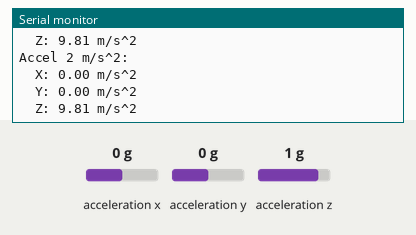
The sketch below on a simulated Arduino Zero (SAMD21). Parts: the last lines printed to the serial monitor. Inputs (shaded band) come from the test bench; at power-on: acceleration x 0 g, acceleration y 0 g, acceleration z 1 g.

Above: at 1.2 s.
1.3 s: acceleration x set to -1.4 g
At 1.9 s:
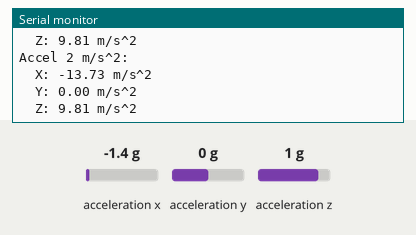
2.8 s: acceleration y set to -1.4 g
At 3.4 s:
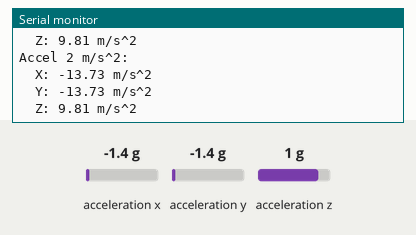
4.3 s: acceleration z set to -1.4 g
At 5.0 s:
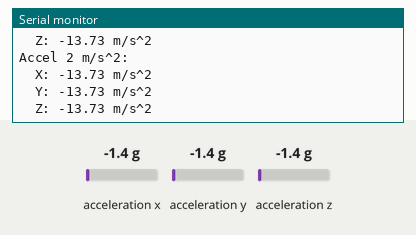

Measured:
- after the input at 1.3 s, the serial monitor: prints a new line after 0.21 s (image 1)
- after the input at 2.8 s, the serial monitor: prints a new line after 0.23 s (image 2)
- after the input at 4.3 s, the serial monitor: prints a new line after 0.24 s (image 3)

The sketch:

Accel_SPI_I2C_Simultaneous.ino
```cpp
#include <Wire.h>
#include <SPI.h>
#include <Adafruit_LIS3DH.h>
#include <Adafruit_Sensor.h>

#define LIS3DH_CLK 13
#define LIS3DH_MISO 12
#define LIS3DH_MOSI 11
#define LIS3DH_CS 10

//SPI (software)
Adafruit_LIS3DH lis1 = Adafruit_LIS3DH(LIS3DH_CS, LIS3DH_MOSI, LIS3DH_MISO, LIS3DH_CLK);
//I2C
Adafruit_LIS3DH lis2 = Adafruit_LIS3DH();

#if defined(ARDUINO_ARCH_SAMD)
// for Zero, output on USB Serial console, remove line below if using programming port to program the Zero!
   #define Serial SerialUSB
#endif


void setup() {
   #ifndef ESP8266
     while (!Serial);     // will pause Zero, Leonardo, etc until serial console opens
   #endif


  Serial.begin(9600);
  Serial.println("LIS3DH test!");


  if (! lis1.begin(0x18)) {   // change this to 0x19 for alternative i2c address
    Serial.println("Couldnt start");
    while (1);
  }
  Serial.println("LIS3DH #1 found!");


   if (! lis2.begin(0x18)) {   // change this to 0x19 for alternative i2c address
    Serial.println("Couldnt start");
    while (1);
  }
  Serial.println("LIS3DH #2 found!");


  lis1.setRange(LIS3DH_RANGE_8_G);   // 2, 4, 8 or 16 G for accel 1 (the SPI one)
  lis2.setRange(LIS3DH_RANGE_8_G);   // 2, 4, 8 or 16 G for accel 2 (the I2C one)
  Serial.print("Range for accel 1 = "); Serial.print(2 << lis1.getRange());
  Serial.println("G");
  Serial.print("Range for accel 2 = "); Serial.print(2 << lis2.getRange());
  Serial.println("G");
}

void loop() {
  //get raw x,y,z data:

  lis1.read();
  lis2.read();

  //print raw x,y,z data:

  //Accel 1:
  Serial.println("Accel 1 Raw: "); Serial.print("  X: "); Serial.println(lis1.x);
  Serial.print("  Y: "); Serial.println(lis1.y);
  Serial.print("  Z: "); Serial.println(lis1.z);
  //Accel 2:
  Serial.println("Accel 2 Raw: "); Serial.print("  X: "); Serial.println(lis1.x);
  Serial.print("  Y:  "); Serial.println(lis1.y);
  Serial.print("  Z:  "); Serial.println(lis1.z);


  //normalize raw data
  sensors_event_t event1;
  lis1.getEvent(&event1);
  sensors_event_t event2;
  lis2.getEvent(&event2);

  //print in m/s^2:

  //Accel 1:
  Serial.println("Accel 1 m/s^2: "); Serial.print("  X: "); Serial.print(event1.acceleration.x); Serial.println(" m/s^2 ");
  Serial.print("  Y: "); Serial.print(event1.acceleration.y); Serial.println(" m/s^2 ");
  Serial.print("  Z: "); Serial.print(event1.acceleration.z); Serial.println(" m/s^2 ");
  //Accel 2:
  Serial.println("Accel 2 m/s^2: "); Serial.print("  X: "); Serial.print(event2.acceleration.x); Serial.println(" m/s^2 ");
  Serial.print("  Y: "); Serial.print(event2.acceleration.y); Serial.println(" m/s^2 ");
  Serial.print("  Z: "); Serial.print(event2.acceleration.z); Serial.println(" m/s^2 ");

  Serial.println();
  delay(500);

}
```
